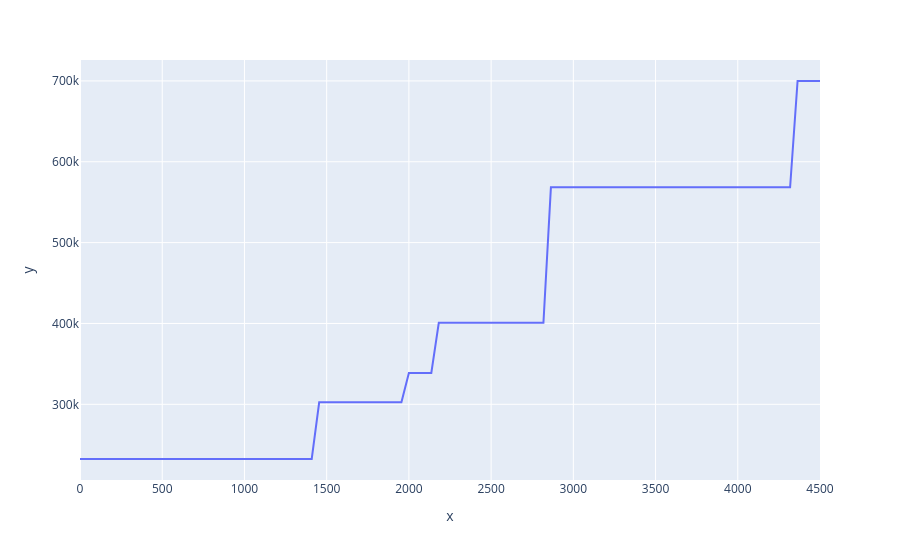

This figure's notebook cell:
### Code cell
x_reg = np.linspace(0, 4500, 100)
y_reg = model_tree_par.predict(x_reg.reshape(100,1))
px.line(x=x_reg, y=y_reg)
